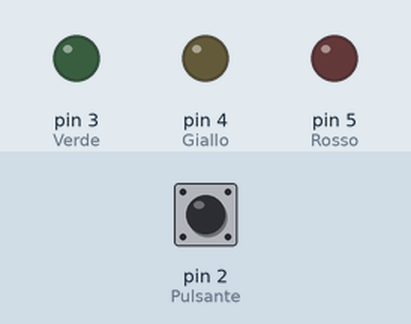
A sketch run on a simulated Arduino Uno, built with avr-gcc and run on an emulated ATmega328P. On the bench: output pins drawn as LEDs (lit = HIGH). The inputs (shaded band) are chosen by the test bench; at power-on: pin 2 (Pulsante) LOW.

Above: at 1.2 s.
1.3 s: pin 2 (Pulsante) pulled HIGH for 0.15 s
At 2.0 s:
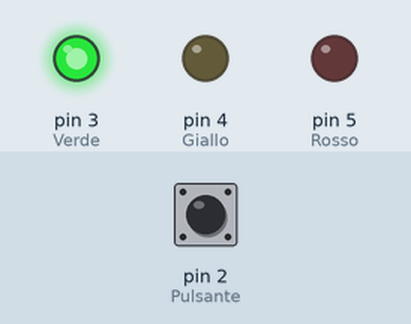
4.4 s: pin 2 (Pulsante) pulled HIGH for 3.2 s
At 10.3 s:
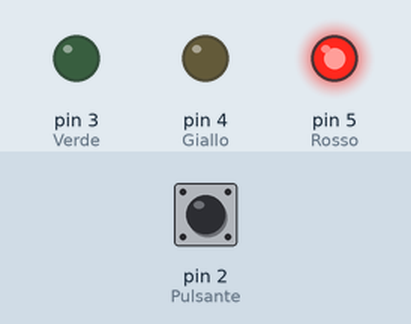
10.6 s: pin 2 (Pulsante) pulled HIGH for 1 s
At 14.1 s:
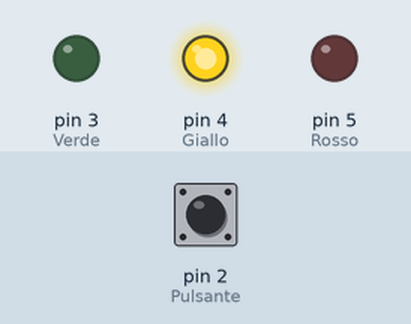
Timing chart, 0 to 17.8 s (numbered marks = the images above; inputs shaded):
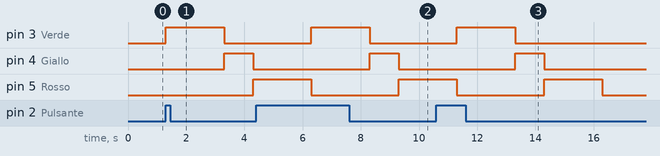

Measured:
- after the input at 1.3 s, pin 3 (Verde): LOW → HIGH at once, → LOW 2.0 s later; pin 4 (Giallo): LOW → HIGH after 2.0 s, → LOW 1.0 s later; pin 5 (Rosso): LOW → HIGH after 3.0 s
- after the input at 4.4 s, pin 3 (Verde): LOW → HIGH after 1.9 s, → LOW 2.0 s later; pin 4 (Giallo): LOW → HIGH after 3.9 s, → LOW 1.0 s later
- after the input at 10.6 s, pin 3 (Verde): LOW → HIGH after 0.70 s, → LOW 2.0 s later; pin 4 (Giallo): LOW → HIGH after 2.7 s, → LOW 1.0 s later

The sketch:

semaforo_pulsante1.ino
```cpp
// Definizione dei pin
int Verde = 3;
int Giallo = 4;
int Rosso = 5;
int Pulsante = 2;
int statoPulsante = 0;

void setup() {

  pinMode(Verde, OUTPUT);
  pinMode(Giallo, OUTPUT);
  pinMode(Rosso, OUTPUT);
  pinMode(Pulsante, INPUT);
}

void loop() {

  statoPulsante = digitalRead(Pulsante);

  if (statoPulsante == HIGH) {

    digitalWrite(Verde, HIGH);
    delay(2000);
    digitalWrite(Verde, LOW);

    digitalWrite(Giallo, HIGH);
    delay(1000);
    digitalWrite(Giallo, LOW);

    digitalWrite(Rosso, HIGH);
    delay(2000);
    digitalWrite(Rosso, LOW);
  }
}
```
